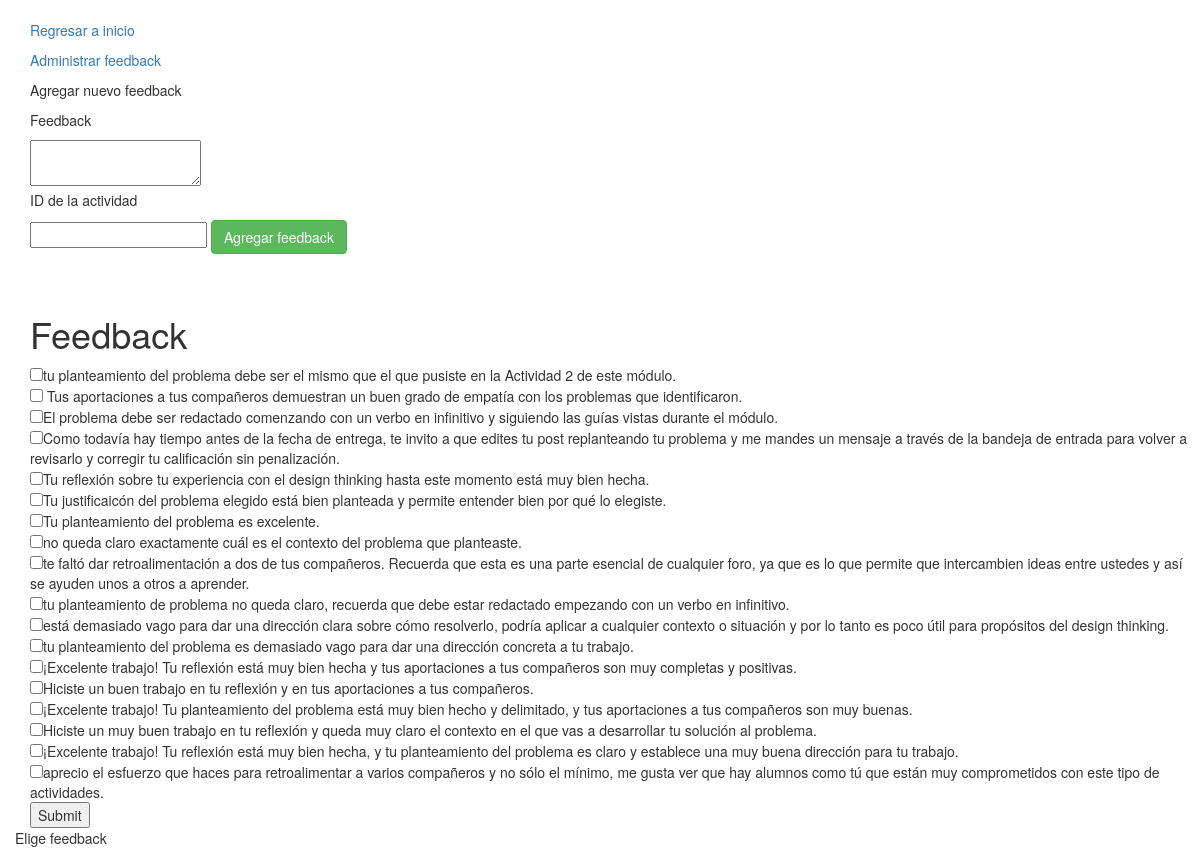
Page /feedback/12 on the committed database.
### feedbackinator/models.py (models this page shows)
class Feedback(db.Model):
	id = db.Column(db.Integer, primary_key=True)
	actividad = db.Column(db.Integer, db.ForeignKey("actividades.id"), nullable=False)
	feedback = db.Column(db.Text, nullable = False)
	def __repr__(self):
		return self.feedback

### feedbackinator/routes.py (the view, shortened to what this page needs)
@app.route("/feedback/<actividad>", methods=["GET", "POST"])
def feedback(actividad):
	feedback = Feedback.query.filter_by(actividad=actividad).all()
	if request.method=="GET":
		mensaje = "Elige feedback"
		return render_template("feedback.html", actividad=actividad, feedback=feedback, mensaje=mensaje)

### feedbackinator/templates/feedback.html (shortened to what this page needs)
{% extends "base.html" %}
{% block content %}
<div class="container mt-3 mb-10">
</div>
<div class="container mt-3 mb-10">
	<p><a href="/">Regresar a inicio</a></p>
	<p><a href="/managefeedback/{{actividad}}">Administrar feedback</a></p>
    <p>Agregar nuevo feedback</p>
    <form class="form-inline my-2 my-lg-0" action="/nuevofeedback" method="POST">
    <p>Feedback</p>
    	<textarea id="feedback", name="feedback">
        </textarea><br>
    <p>ID de la actividad</p>
    <input type="text", id="nombreactividad", name="nombreactividad" required>
    <button type="submit" class="btn btn-success">Agregar feedback</button>
    </form>
</div>
<div class="container mt-3 mb-10">
</div>
<div class="container mt-3 mb-10">
</div>
<div class="container mt-3 mb-10">
    <h1>Feedback</h1>
</div>
<div class="container">
	<div class="row">
	    <div class="col-sm-8">
	    	<form method="POST" action="/feedback/{{actividad}}">
	    	{% if feedback is not none %}
		        {% for feed in feedback %}
		        <div class="container">
		            <div class="row mb-3">
		                   <input type="checkbox" value="{{feed.id}}" name="formafeedback">{{ feed }}
		            </div>
		        </div>
		        {% endfor %}
		        <input type="submit">
		    {% else %}
		        <div class="container">
		            <h4>Todavía no hay ningún curso.</h4>
		        </div>
		    {% endif %}
			</form>
	    </div>
	</div>
	<div class ="row">
    	{{mensaje}}
    </div>
 </div>
{% endblock %}

### rows in the picture
Feedback: feedback "tu planteamiento del problema debe ser el mismo que el que pusiste en la Actividad 2 de este módulo."
Feedback: feedback "Tus aportaciones a tus compañeros demuestran un buen grado de empatía con los problemas que identificaron."
Feedback: feedback "El problema debe ser redactado comenzando con un verbo en infinitivo y siguiendo las guías vistas durante el módulo."
Feedback: feedback "Como todavía hay tiempo antes de la fecha de entrega, te invito a que edites tu post replanteando tu problema y me mandes un mensaje a través de la bandeja de entrada para volver a revisarlo y corregir tu calificación sin penalización."
Feedback: feedback "Tu reflexión sobre tu experiencia con el design thinking hasta este momento está muy bien hecha."
Feedback: feedback "Tu justificaicón del problema elegido está bien planteada y permite entender bien por qué lo elegiste."
Feedback: feedback "Tu planteamiento del problema es excelente."
Feedback: feedback "no queda claro exactamente cuál es el contexto del problema que planteaste."
Feedback: feedback "te faltó dar retroalimentación a dos de tus compañeros. Recuerda que esta es una parte esencial de cualquier foro, ya que es lo que permite que intercambien ideas entre ustedes y así se ayuden unos a otros a aprender."
Feedback: feedback "tu planteamiento de problema no queda claro, recuerda que debe estar redactado empezando con un verbo en infinitivo."
Feedback: feedback "está demasiado vago para dar una dirección clara sobre cómo resolverlo, podría aplicar a cualquier contexto o situación y por lo tanto es poco útil para propósitos del design thinking."
Feedback: feedback "tu planteamiento del problema es demasiado vago para dar una dirección concreta a tu trabajo."
Feedback: feedback "¡Excelente trabajo! Tu reflexión está muy bien hecha y tus aportaciones a tus compañeros son muy completas y positivas."
Feedback: feedback "Hiciste un buen trabajo en tu reflexión y en tus aportaciones a tus compañeros."
Feedback: feedback "¡Excelente trabajo! Tu planteamiento del problema está muy bien hecho y delimitado, y tus aportaciones a tus compañeros son muy buenas."
Feedback: feedback "Hiciste un muy buen trabajo en tu reflexión y queda muy claro el contexto en el que vas a desarrollar tu solución al problema."
Feedback: feedback "¡Excelente trabajo! Tu reflexión está muy bien hecha, y tu planteamiento del problema es claro y establece una muy buena dirección para tu trabajo."
Feedback: feedback "aprecio el esfuerzo que haces para retroalimentar a varios compañeros y no sólo el mínimo, me gusta ver que hay alumnos como tú que están muy comprometidos con este tipo de actividades."

### other values in the picture
{{ mensaje }} "Elige feedback"
